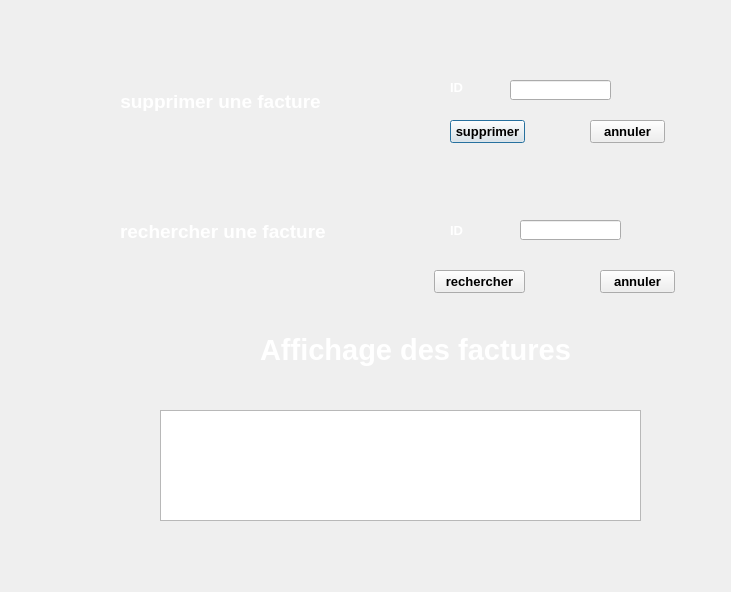
<?xml version="1.0" encoding="UTF-8"?>
<ui version="4.0">
 <class>ajout_supp</class>
 <widget class="QDialog" name="ajout_supp">
  <property name="geometry">
   <rect>
    <x>0</x>
    <y>0</y>
    <width>731</width>
    <height>592</height>
   </rect>
  </property>
  <property name="windowTitle">
   <string>Dialog</string>
  </property>
  <widget class="QPushButton" name="suppr">
   <property name="geometry">
    <rect>
     <x>450</x>
     <y>120</y>
     <width>75</width>
     <height>23</height>
    </rect>
   </property>
   <property name="font">
    <font>
     <pointsize>10</pointsize>
     <weight>75</weight>
     <bold>true</bold>
    </font>
   </property>
   <property name="text">
    <string>supprimer</string>
   </property>
  </widget>
  <widget class="QLineEdit" name="id_supp">
   <property name="geometry">
    <rect>
     <x>510</x>
     <y>80</y>
     <width>101</width>
     <height>20</height>
    </rect>
   </property>
  </widget>
  <widget class="QLabel" name="label_10">
   <property name="geometry">
    <rect>
     <x>100</x>
     <y>90</y>
     <width>241</width>
     <height>21</height>
    </rect>
   </property>
   <property name="font">
    <font>
     <family>Arial</family>
     <pointsize>14</pointsize>
     <weight>75</weight>
     <bold>true</bold>
    </font>
   </property>
   <property name="text">
    <string>&lt;!DOCTYPE HTML PUBLIC &quot;-//W3C//DTD HTML 4.0//EN&quot; &quot;http://www.w3.org/TR/REC-html40/strict.dtd&quot;&gt;
&lt;html&gt;&lt;head&gt;&lt;meta name=&quot;qrichtext&quot; content=&quot;1&quot; /&gt;&lt;style type=&quot;text/css&quot;&gt;
p, li { white-space: pre-wrap; }
&lt;/style&gt;&lt;/head&gt;&lt;body style=&quot; font-family:'Arial'; font-size:14pt; font-weight:600; font-style:normal;&quot;&gt;
&lt;p align=&quot;center&quot; style=&quot; margin-top:0px; margin-bottom:0px; margin-left:0px; margin-right:0px; -qt-block-indent:0; text-indent:0px;&quot;&gt;&lt;span style=&quot; color:#ffffff;&quot;&gt;supprimer une facture&lt;/span&gt;&lt;/p&gt;&lt;/body&gt;&lt;/html&gt;</string>
   </property>
  </widget>
  <widget class="QTableView" name="tableView_2">
   <property name="geometry">
    <rect>
     <x>160</x>
     <y>410</y>
     <width>481</width>
     <height>111</height>
    </rect>
   </property>
  </widget>
  <widget class="QLabel" name="label_2">
   <property name="geometry">
    <rect>
     <x>120</x>
     <y>220</y>
     <width>281</width>
     <height>21</height>
    </rect>
   </property>
   <property name="font">
    <font>
     <family>Arial</family>
     <pointsize>14</pointsize>
     <weight>75</weight>
     <bold>true</bold>
    </font>
   </property>
   <property name="text">
    <string>&lt;!DOCTYPE HTML PUBLIC &quot;-//W3C//DTD HTML 4.0//EN&quot; &quot;http://www.w3.org/TR/REC-html40/strict.dtd&quot;&gt;
&lt;html&gt;&lt;head&gt;&lt;meta name=&quot;qrichtext&quot; content=&quot;1&quot; /&gt;&lt;style type=&quot;text/css&quot;&gt;
p, li { white-space: pre-wrap; }
&lt;/style&gt;&lt;/head&gt;&lt;body style=&quot; font-family:'Arial'; font-size:14pt; font-weight:600; font-style:normal;&quot;&gt;
&lt;p style=&quot; margin-top:0px; margin-bottom:0px; margin-left:0px; margin-right:0px; -qt-block-indent:0; text-indent:0px;&quot;&gt;&lt;span style=&quot; color:#ffffff;&quot;&gt;rechercher une facture&lt;/span&gt;&lt;/p&gt;&lt;/body&gt;&lt;/html&gt;</string>
   </property>
  </widget>
  <widget class="QLabel" name="label_7">
   <property name="geometry">
    <rect>
     <x>450</x>
     <y>220</y>
     <width>31</width>
     <height>21</height>
    </rect>
   </property>
   <property name="text">
    <string>&lt;!DOCTYPE HTML PUBLIC &quot;-//W3C//DTD HTML 4.0//EN&quot; &quot;http://www.w3.org/TR/REC-html40/strict.dtd&quot;&gt;
&lt;html&gt;&lt;head&gt;&lt;meta name=&quot;qrichtext&quot; content=&quot;1&quot; /&gt;&lt;style type=&quot;text/css&quot;&gt;
p, li { white-space: pre-wrap; }
&lt;/style&gt;&lt;/head&gt;&lt;body style=&quot; font-family:'MS Shell Dlg 2'; font-size:8.25pt; font-weight:400; font-style:normal;&quot;&gt;
&lt;p style=&quot; margin-top:0px; margin-bottom:0px; margin-left:0px; margin-right:0px; -qt-block-indent:0; text-indent:0px;&quot;&gt;&lt;span style=&quot; font-size:10pt; font-weight:600; color:#ffffff;&quot;&gt;ID&lt;/span&gt;&lt;/p&gt;&lt;/body&gt;&lt;/html&gt;</string>
   </property>
  </widget>
  <widget class="QLineEdit" name="id_rech">
   <property name="geometry">
    <rect>
     <x>520</x>
     <y>220</y>
     <width>101</width>
     <height>20</height>
    </rect>
   </property>
  </widget>
  <widget class="QPushButton" name="pushButton">
   <property name="geometry">
    <rect>
     <x>434</x>
     <y>270</y>
     <width>91</width>
     <height>23</height>
    </rect>
   </property>
   <property name="font">
    <font>
     <pointsize>10</pointsize>
     <weight>75</weight>
     <bold>true</bold>
    </font>
   </property>
   <property name="text">
    <string>rechercher</string>
   </property>
  </widget>
  <widget class="QLabel" name="label_11">
   <property name="geometry">
    <rect>
     <x>450</x>
     <y>80</y>
     <width>61</width>
     <height>16</height>
    </rect>
   </property>
   <property name="text">
    <string>&lt;!DOCTYPE HTML PUBLIC &quot;-//W3C//DTD HTML 4.0//EN&quot; &quot;http://www.w3.org/TR/REC-html40/strict.dtd&quot;&gt;
&lt;html&gt;&lt;head&gt;&lt;meta name=&quot;qrichtext&quot; content=&quot;1&quot; /&gt;&lt;style type=&quot;text/css&quot;&gt;
p, li { white-space: pre-wrap; }
&lt;/style&gt;&lt;/head&gt;&lt;body style=&quot; font-family:'MS Shell Dlg 2'; font-size:8.25pt; font-weight:400; font-style:normal;&quot;&gt;
&lt;p style=&quot; margin-top:0px; margin-bottom:0px; margin-left:0px; margin-right:0px; -qt-block-indent:0; text-indent:0px;&quot;&gt;&lt;span style=&quot; font-size:10pt; font-weight:600; color:#ffffff;&quot;&gt;ID&lt;/span&gt;&lt;/p&gt;&lt;/body&gt;&lt;/html&gt;</string>
   </property>
  </widget>
  <widget class="QPushButton" name="suppr_2">
   <property name="geometry">
    <rect>
     <x>590</x>
     <y>120</y>
     <width>75</width>
     <height>23</height>
    </rect>
   </property>
   <property name="font">
    <font>
     <pointsize>10</pointsize>
     <weight>75</weight>
     <bold>true</bold>
    </font>
   </property>
   <property name="text">
    <string>annuler</string>
   </property>
  </widget>
  <widget class="QPushButton" name="suppr_3">
   <property name="geometry">
    <rect>
     <x>600</x>
     <y>270</y>
     <width>75</width>
     <height>23</height>
    </rect>
   </property>
   <property name="font">
    <font>
     <pointsize>10</pointsize>
     <weight>75</weight>
     <bold>true</bold>
    </font>
   </property>
   <property name="text">
    <string>annuler</string>
   </property>
  </widget>
  <widget class="QLabel" name="label_8">
   <property name="geometry">
    <rect>
     <x>-40</x>
     <y>-10</y>
     <width>781</width>
     <height>631</height>
    </rect>
   </property>
   <property name="text">
    <string/>
   </property>
   <property name="pixmap">
    <pixmap resource="Images.qrc">:/Arriere/images/1533698_1434101263485693_542051900_n.jpg</pixmap>
   </property>
  </widget>
  <widget class="QLabel" name="label">
   <property name="geometry">
    <rect>
     <x>40</x>
     <y>70</y>
     <width>111</width>
     <height>81</height>
    </rect>
   </property>
   <property name="text">
    <string/>
   </property>
   <property name="pixmap">
    <pixmap>../../icone/9.png</pixmap>
   </property>
  </widget>
  <widget class="QLabel" name="label_3">
   <property name="geometry">
    <rect>
     <x>190</x>
     <y>330</y>
     <width>111</width>
     <height>81</height>
    </rect>
   </property>
   <property name="text">
    <string/>
   </property>
   <property name="pixmap">
    <pixmap>../../icone/23 - Copie.png</pixmap>
   </property>
  </widget>
  <widget class="QLabel" name="label_4">
   <property name="geometry">
    <rect>
     <x>260</x>
     <y>320</y>
     <width>311</width>
     <height>61</height>
    </rect>
   </property>
   <property name="font">
    <font>
     <family>Arial</family>
     <pointsize>14</pointsize>
     <weight>75</weight>
     <bold>true</bold>
    </font>
   </property>
   <property name="text">
    <string>&lt;!DOCTYPE HTML PUBLIC &quot;-//W3C//DTD HTML 4.0//EN&quot; &quot;http://www.w3.org/TR/REC-html40/strict.dtd&quot;&gt;
&lt;html&gt;&lt;head&gt;&lt;meta name=&quot;qrichtext&quot; content=&quot;1&quot; /&gt;&lt;style type=&quot;text/css&quot;&gt;
p, li { white-space: pre-wrap; }
&lt;/style&gt;&lt;/head&gt;&lt;body style=&quot; font-family:'Arial'; font-size:14pt; font-weight:600; font-style:normal;&quot;&gt;
&lt;p style=&quot; margin-top:0px; margin-bottom:0px; margin-left:0px; margin-right:0px; -qt-block-indent:0; text-indent:0px;&quot;&gt;&lt;span style=&quot; font-size:22pt; color:#ffffff;&quot;&gt;Affichage des factures&lt;/span&gt;&lt;/p&gt;&lt;/body&gt;&lt;/html&gt;</string>
   </property>
  </widget>
  <widget class="QLabel" name="label_9">
   <property name="geometry">
    <rect>
     <x>-30</x>
     <y>-10</y>
     <width>781</width>
     <height>621</height>
    </rect>
   </property>
   <property name="text">
    <string/>
   </property>
   <property name="pixmap">
    <pixmap>../../icone/business-finance-background-27251450.jpg</pixmap>
   </property>
  </widget>
  <widget class="QLabel" name="label_12">
   <property name="geometry">
    <rect>
     <x>-10</x>
     <y>-10</y>
     <width>771</width>
     <height>611</height>
    </rect>
   </property>
   <property name="text">
    <string/>
   </property>
   <property name="pixmap">
    <pixmap>../finance_vf-build-desktop-Qt_4_8_1_for_Desktop_-_MinGW__Qt_SDK__Debug/business-finance-background-27251450.jpg</pixmap>
   </property>
  </widget>
  <zorder>label_12</zorder>
  <zorder>label_9</zorder>
  <zorder>label_8</zorder>
  <zorder>suppr</zorder>
  <zorder>id_supp</zorder>
  <zorder>label_10</zorder>
  <zorder>tableView_2</zorder>
  <zorder>label_2</zorder>
  <zorder>label_7</zorder>
  <zorder>id_rech</zorder>
  <zorder>pushButton</zorder>
  <zorder>label_11</zorder>
  <zorder>suppr_2</zorder>
  <zorder>suppr_3</zorder>
  <zorder>label</zorder>
  <zorder>label_3</zorder>
  <zorder>label_4</zorder>
 </widget>
 <resources>
  <include location="Images.qrc"/>
 </resources>
 <connections/>
</ui>
